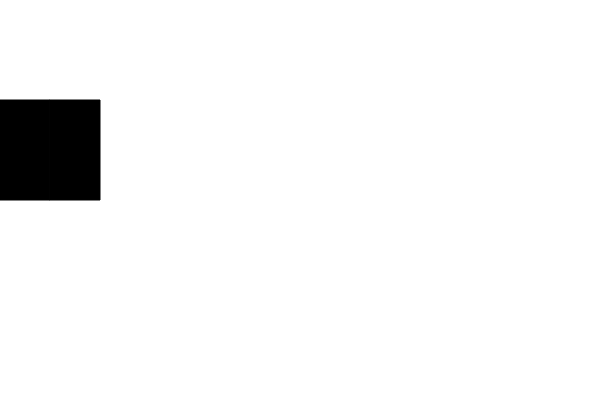
Frame 1 (no input)
Frame 60 (no input): identical to frame 1, image omitted
Frame 120 (the mouse pressed at the canvas centre since frame 60): identical to frame 1, image omitted

The p5.js sketch that drew this single still picture (run headless with seeded random() and noise() and a simulated clock; from frame 60 on, the mouse is pressed at the canvas centre):

// p5.js sketch
// ── sketch.js

let boxes = [];
let bw = []
let sliders = [];
let widths = [];

function setup() {
  createCanvas(600, 400);
  for (i = 0; i< 2; i++) {
    let x = 0;
    let y = height/2;
    let mb = false;
    let c = color(random(1,255), random(1,255), random(1,255));
    let b = new Box();
    let w = 50;
    boxes.push(b);
  }
}


function changeSize() {
  for (let i = 0; i < boxes.length; i++) {
    if (boxes[i].mb === true) {
          boxes[i].w = boxes[i].slider.value();
          boxes[i].mb = false;
    }
  }
}

function mousePressed() {
    for (let i=0; i < boxes.length; i++) {
        boxes[i].inshape(mouseX,mouseY);
        console.log(boxes[i].mb);
        //console.log(boxes[i].slider.value());
        boxes[i].adjust(boxes[i].mb);
        
    }
}

// function slider(mb) {
//    for (let i=0; i<boxes.length; i++) {
//      if (boxes[i].mb === true) {
//        let slider = createSlider(10,50,25);
//        boxes[i].w = slider.value();
//        boxes[i].mb = false;
//      }
//    }
// }


function doubleClicked() {
  boxes[0].unclicked(mouseX, mouseY);
}

function draw() {
  background(255);
  stroke(3);
  boxes[0].show(200,200,boxes[0].w,h);
 
  translate(w,0);
  boxes[1].show(200,200,boxes[1].w,h); 
}
// ── box.js
//let wslider;
//let hslider;
let w=50;
let h=100;

class Box {
  constructor(x,y,mb,w,c, slider) {
  this.x = 0;
  this.y = 100;
  this.mb = false;
  this.w = 50;
  // this.h = 100;
  this.c = 0;
  this.slider =null;
  }
  
   inshape(x,y) {
   
    // if ((x > this.x && x < this.x + this.w) && 
    //    y > this.y && y < this.y + this.h) {
      if ((x > this.x && x < this.x + w) && 
       y > this.y && y < this.y + h) {
      this.c = 200;
      this.mb = true;
      //this.slider = createSlider(10,50,25);
      //this.w = slider.value();
    }
  }
  
  adjust() {
         if (this.mb === true) {
             let slider = createSlider(10,50,25);
             this.mb = false;
         }
}

   unclicked(x,y) {
   
    if ((mouseX < this.x || mouseX > this.x + w) || 
       mouseY < this.y || mouseY > this.y + h) {
      this.c = 255;
      this.s = null;
      //wslider.remove();
      //hslider.remove();
    }
  }

  
  show() {
    fill(this.c);
    rect(this.x,this.y,w,h);
  }
}
// ── bubble.js
class Bubble {
  constructor(x,y,r, img) {
    this.x = x;
    this.y = y;
    this.r = r;
    this.color = 0;
  }
  
  clicked(x,y) {
    let d = dist(mouseX,mouseY, this.x, this.y);
    if (d < this.r) {
      this.color = 255;
      this.r = 2*this.r;
    }
  }
  
  
  move() {
    this.x = this.x + random(-.01,.01);
    this.y = this.y + random(-.01,.01);
  }
  
  show() {
    stroke(255);
    strokeWeight(4);
    fill(this.color);
    ellipse(this.x, this.y, this.r*2);
 
  }
}
